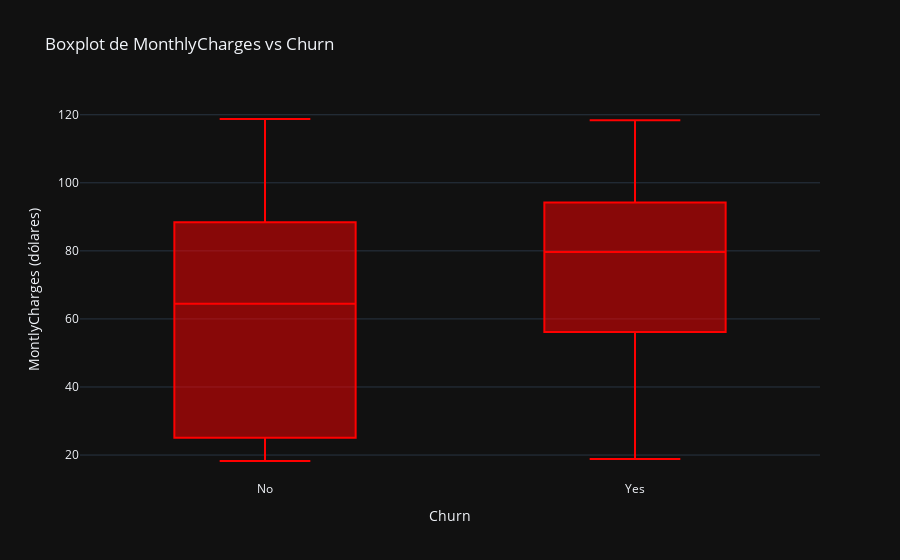

This figure's notebook cell:
### Markdown cell above
Los que duraron poco (10 meses) pagan más. Probablemente les estaban haciendo muchos cargos.

### Code cell
fig = go.Figure()

fig.add_trace(
    go.Box(
        x = churn_data["Churn"],
        y = churn_data["MonthlyCharges"],
        marker = dict(
            color = "red",
        ),
        name = "MonthlyCharges"
    )
)

fig.update_layout(
    template = "plotly_dark",
    xaxis = dict(
        title = "Churn"
    ),
    yaxis = dict(
        title = "MontlyCharges (dólares)"
    ),
    title = "Boxplot de MonthlyCharges vs Churn"
)

### Figure 1 — Plotly figure (JSON) as saved in the notebook; plotly's stock layout.template omitted (floating-point values rounded to 4 significant figures; data arrays with more than 128 entries replaced by an {"elided": "..."} marker saying what was removed)
{"data": [{"marker": {"color": "red"}, "name": "MonthlyCharges", "type": "box", "x": {"elided": "7043 str values"}, "y": {"elided": "7043 float values"}}], "layout": {"title": {"text": "Boxplot de MonthlyCharges vs Churn"}, "xaxis": {"title": {"text": "Churn"}}, "yaxis": {"title": {"text": "MontlyCharges (dólares)"}}}}
